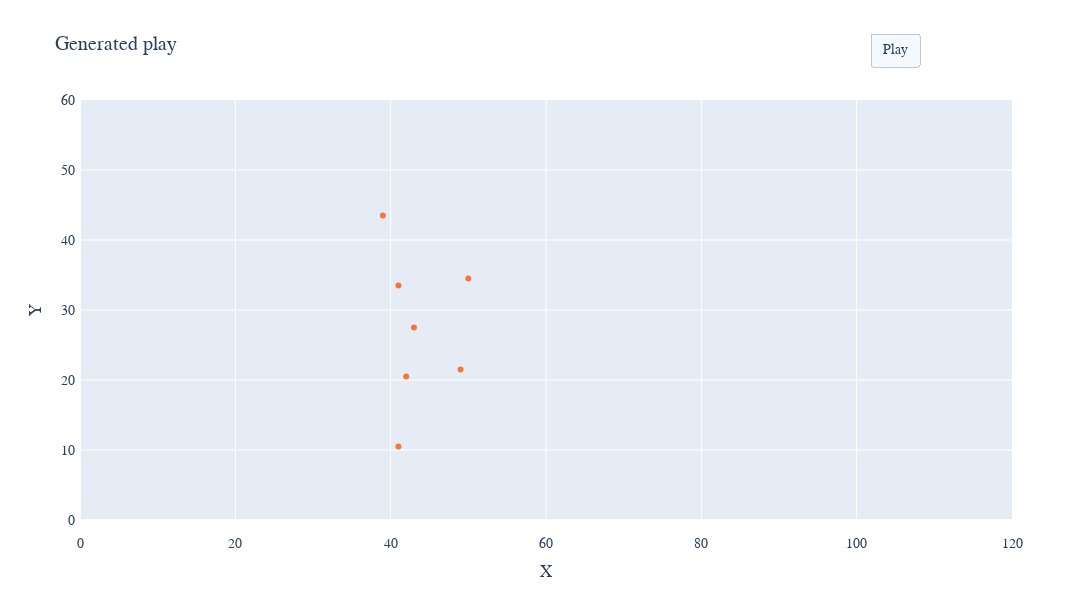

Write notebook code for a chart like this one.
### Code cell
frames = [go.Frame(data = v) for v in frames]
        

# Animation
fig_gen.update(frames=frames)

fig.update_xaxes(ticks="outside", tickwidth=2, tickcolor='white', ticklen=10)
fig.update_yaxes(ticks="outside", tickwidth=2, tickcolor='white', ticklen=1)
fig.update_layout(yaxis_tickformat=',')
fig.update_layout(legend=dict(x=0, y=1.1), legend_orientation="h")

# Buttons
fig.update_layout(title="Generated play",
                  xaxis_title="X",
                  yaxis_title="Y",
                  legend_title="Legend Title",
                  showlegend=False,
                  font=dict(
                      family="Arial",
                      size=14
                  ),
                  hovermode="x",
                  updatemenus=[
                        dict(
                            buttons=list([
                                dict(label="Play",
                                     method="animate",
                                     args=[None, {"frame": {"duration": 50}}]),
                            ]))
                        ]
                    )

fig.update_layout(width=1200, height=600)

### Figure 1 — Plotly figure (JSON) as saved in the notebook; plotly's stock layout.template omitted (floating-point values rounded to 4 significant figures)
{"data": [{"line": {"color": "#f47738", "dash": "solid"}, "name": "SS", "text": "SS", "type": "scatter", "visible": true, "x": [49], "y": [21.5]}, {"line": {"color": "#f47738", "dash": "solid"}, "name": "CB", "text": "CB", "type": "scatter", "visible": true, "x": [41], "y": [10.5]}, {"line": {"color": "#f47738", "dash": "solid"}, "name": "SS", "text": "SS", "type": "scatter", "visible": true, "x": [43], "y": [27.5]}, {"line": {"color": "#f47738", "dash": "solid"}, "name": "SS", "text": "SS", "type": "scatter", "visible": true, "x": [50], "y": [34.5]}, {"line": {"color": "#f47738", "dash": "solid"}, "name": "S", "text": "S", "type": "scatter", "visible": true, "x": [41], "y": [33.5]}, {"line": {"color": "#f47738", "dash": "solid"}, "name": "CB", "text": "CB", "type": "scatter", "visible": true, "x": [39], "y": [43.5]}, {"line": {"color": "#f47738", "dash": "solid"}, "name": "CB", "text": "CB", "type": "scatter", "visible": true, "x": [42], "y": [20.5]}], "layout": {"font": {"family": "Arial", "size": 14}, "height": 600, "hovermode": "x", "legend": {"orientation": "h", "title": {"text": "Legend Title"}, "x": 0, "y": 1.1}, "showlegend": false, "title": {"text": "Generated play"}, "updatemenus": [{"buttons": [{"args": [null, {"frame": {"duration": 50}}], "label": "Play", "method": "animate"}], "direction": "right", "type": "buttons", "x": 0.9, "y": 1.16}], "width": 1200, "xaxis": {"autorange": false, "range": [0, 120], "tickcolor": "white", "ticklen": 10, "ticks": "outside", "tickwidth": 2, "title": {"text": "X"}}, "yaxis": {"autorange": false, "range": [0, 60], "tickcolor": "white", "tickformat": ",", "ticklen": 1, "ticks": "outside", "tickwidth": 2, "title": {"text": "Y"}}}}
